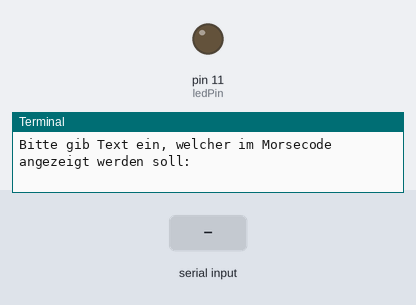
Bench run of a program on a simulated Raspberry Pi (header pin numbers). On the bench: output pins drawn as LEDs (lit = HIGH), the last lines printed to the terminal. Inputs (shaded band) come from the test bench. At 5.1 s the program stops and its outputs stay as they are.

Above: at 1.2 s.
1.3 s: "nt" typed at the terminal, then Enter
At 2.1 s:
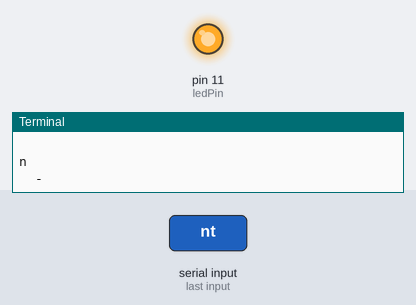
Timing chart, 0 to 6.1 s (numbered marks = the images above; inputs shaded):
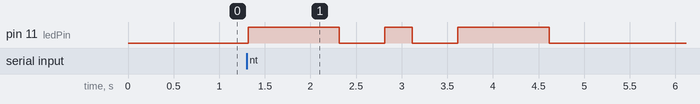

Measured:
- after the input at 1.3 s, pin 11 (ledPin): goes HIGH 1.0 s, LOW 0.50 s, HIGH 0.30 s, LOW 0.50 s, HIGH 1.0 s, then LOW, starting at once

The program:

morse_code.py
```python
import os, sys, time
import RPi.GPIO as GPIO

GPIO.setwarnings(True)
ledPin = 11 # defining LED-Pin
PAUSE_LENGTH: float = 0.5
LONG_LENGTH: float = 1.0
SHORT_LENGTH: float = 0.3

def setup():
    GPIO.setmode(GPIO.BOARD) # use PHYSICAL GPIO Numbering
    GPIO.setup(ledPin, GPIO.OUT) # set the ledPin to OUTPUT mode
    GPIO.output(ledPin, GPIO.LOW) # make ledPin output LOW level

def destroy():
    GPIO.cleanup()
    print("Script will be closed. Bye!")
    sys.exit()

def clear_terminal():
    # clear terminal while differentiating between linux and windows terminals
    if os.name == "nt":
        # windows
        os.system("cls")
    else:
        # alles andere
        os.system("clear")

def blink(length):
    if length not in [".", "-"]:
        print("--- blink() hat falsche Argumente erhalten ---")
        destroy()
        return
    GPIO.output(ledPin, GPIO.HIGH)
    print(f"\t{length}")
    if length == ".":
        time.sleep(SHORT_LENGTH)
    elif length == "-":
        time.sleep(LONG_LENGTH)
    GPIO.output(ledPin, GPIO.LOW)
    time.sleep(PAUSE_LENGTH)

alphabet: dict = {
    "a": ".-",
    "b": "-...",
    "c": "-.-.",
    "d": "-..",
    "e": ".",
    "f": "..-.",
    "g": "--.",
    "h": "....",
    "i": "..",
    "j": ".---",
    "k": "-.-",
    "l": ".-..",
    "m": "--",
    "n": "-.",
    "o": "---",
    "p": ".--.",
    "q": "--.-",
    "r": ".-.",
    "s": "...",
    "t": "-",
    "u": "..-",
    "v": "...-",
    "w": ".--",
    "x": "-..-",
    "y": "-.--",
    "z": "--..",
    "1": ".----",
    "2": "..---",
    "3": "...--",
    "4": "....-",
    "5": ".....",
    "6": "-....",
    "7": "--...",
    "8": "---..",
    "9": "----.",
    "0": "-----",
    ".": ".-.-.-",
    ",": "--..--",
    "?": "..--..",
    "'": ".----.",
    "!": "-.-.--",
    "/": "-..-.",
    "(": "-.--.",
    ")": "-.--.-",
    "&": ".-...",
    ":": "---...",
    ";": "-.-.-.",
    "=": "-...-",
    "+": ".-.-.",
    "-": "-....-",
    "_": "..--.-",
    "\"": ".-..-.",
    "$": "...-..-",
    "@": ".--.-."
}


if __name__ == "__main__":
    setup()

    WORD: str = input("Bitte gib Text ein, welcher im Morsecode angezeigt werden soll:\t")
    WORD = "test" if WORD == "" else WORD

    clear_terminal()
    print(f"--> '{WORD}'", end="\n\n")

    for letter in WORD:
        if letter == " ":
            continue
        print(letter)
        try:
            for i in alphabet[letter.lower()]:
                blink(i)
        except KeyError:
            print(f"\t{letter.lower()} kenne ich nicht. Dieser Buchstabe wird uebersprungen.")
            continue
    destroy()
```
